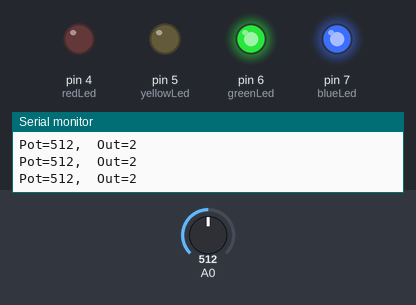
This sketch was run on a simulated Arduino Uno, built with avr-gcc and run on an emulated ATmega328P. Shown: output pins drawn as LEDs (lit = HIGH), the last lines printed to the serial monitor. Inputs (shaded band) come from the test bench; at power-on: A0 = 512.

Above: at 1.2 s.
1.3 s: A0 set to 418
4.3 s: A0 set to 400
At 5.5 s:
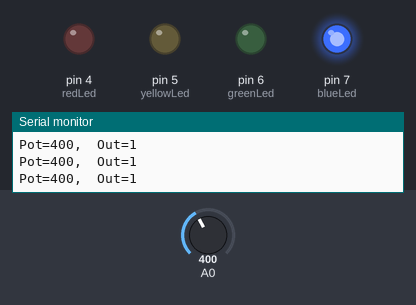
5.8 s: A0 set to 1023
At 6.8 s:
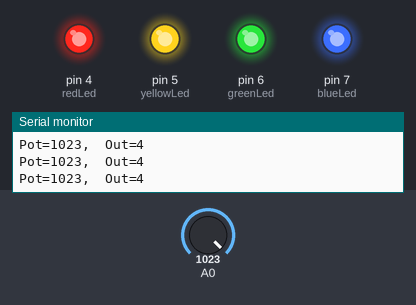
7.3 s: A0 set to 829
10.3 s: A0 set to 812
At 11.4 s:
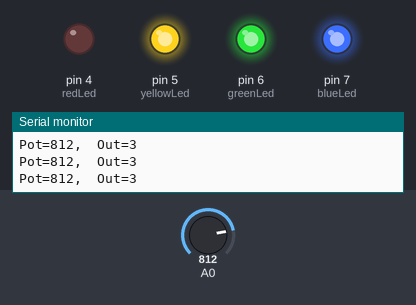
11.8 s: A0 set to 900
At 12.4 s:
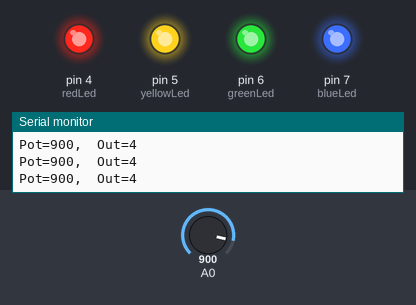
Timing chart, 0 to 14.8 s (numbered marks = the images above; inputs shaded):
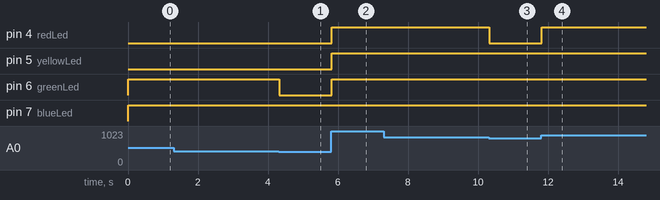

Measured:
- the behaviour switches between 410 and 409 on A0 (found by bisection; images 0 and 1)
- the behaviour switches between 820 and 819 on A0 (found by bisection; images 2 and 3)
- after the input at 4.3 s, pin 6 (greenLed): HIGH → LOW at once
- after the input at 5.8 s, pin 4 (redLed), pin 5 (yellowLed), pin 6 (greenLed): LOW → HIGH at once
- after the input at 10.3 s, pin 4 (redLed): HIGH → LOW at once
- after the input at 11.8 s, pin 4 (redLed): LOW → HIGH at once

The sketch:

Dojo06.ino
```cpp
/***************************************************************
 * CODER DOJO OLNEY
 * Example 6: Lights with pot
 *
 * Author: Anthony Abbot
 * Date:   13 September 2015
 *
 */


// Constants to make the code easier to read
const int redLed = 4;
const int yellowLed = 5;
const int greenLed = 6;
const int blueLed = 7;
int potValue;
int outValue;

//
// Setup function that runs once on initialisation
void setup()
{
  Serial.begin(9600);

  pinMode(redLed, OUTPUT);
  pinMode(yellowLed, OUTPUT);
  pinMode(greenLed, OUTPUT);
  pinMode(blueLed, OUTPUT);
}

// Loop function is called repeatedly forever
void loop()
{
  potValue = analogRead(A0);
  outValue = map(potValue, 0, 1024, 0, 5);

  Serial.print("Pot=");
  Serial.print(potValue);
  Serial.print(",\tOut=");
  Serial.print(outValue);
  Serial.println("");


  switch(outValue)
  {
  case 0:
    digitalWrite(redLed, LOW);
    digitalWrite(greenLed, LOW);
    digitalWrite(yellowLed, LOW);
    digitalWrite(blueLed, LOW);
    break;
  case 1:
    digitalWrite(redLed, LOW);
    digitalWrite(greenLed, LOW);
    digitalWrite(yellowLed, LOW);
    digitalWrite(blueLed, HIGH);
    break;
  case 2:
    digitalWrite(redLed, LOW);
    digitalWrite(greenLed, HIGH);
    digitalWrite(yellowLed, LOW);
    digitalWrite(blueLed, HIGH);
    break;
  case 3:
    digitalWrite(redLed, LOW);
    digitalWrite(greenLed, HIGH);
    digitalWrite(yellowLed, HIGH);
    digitalWrite(blueLed, HIGH);
    break;
  case 4:
    digitalWrite(redLed, HIGH);
    digitalWrite(greenLed, HIGH);
    digitalWrite(yellowLed, HIGH);
    digitalWrite(blueLed, HIGH);
    break;
  }
}
```
